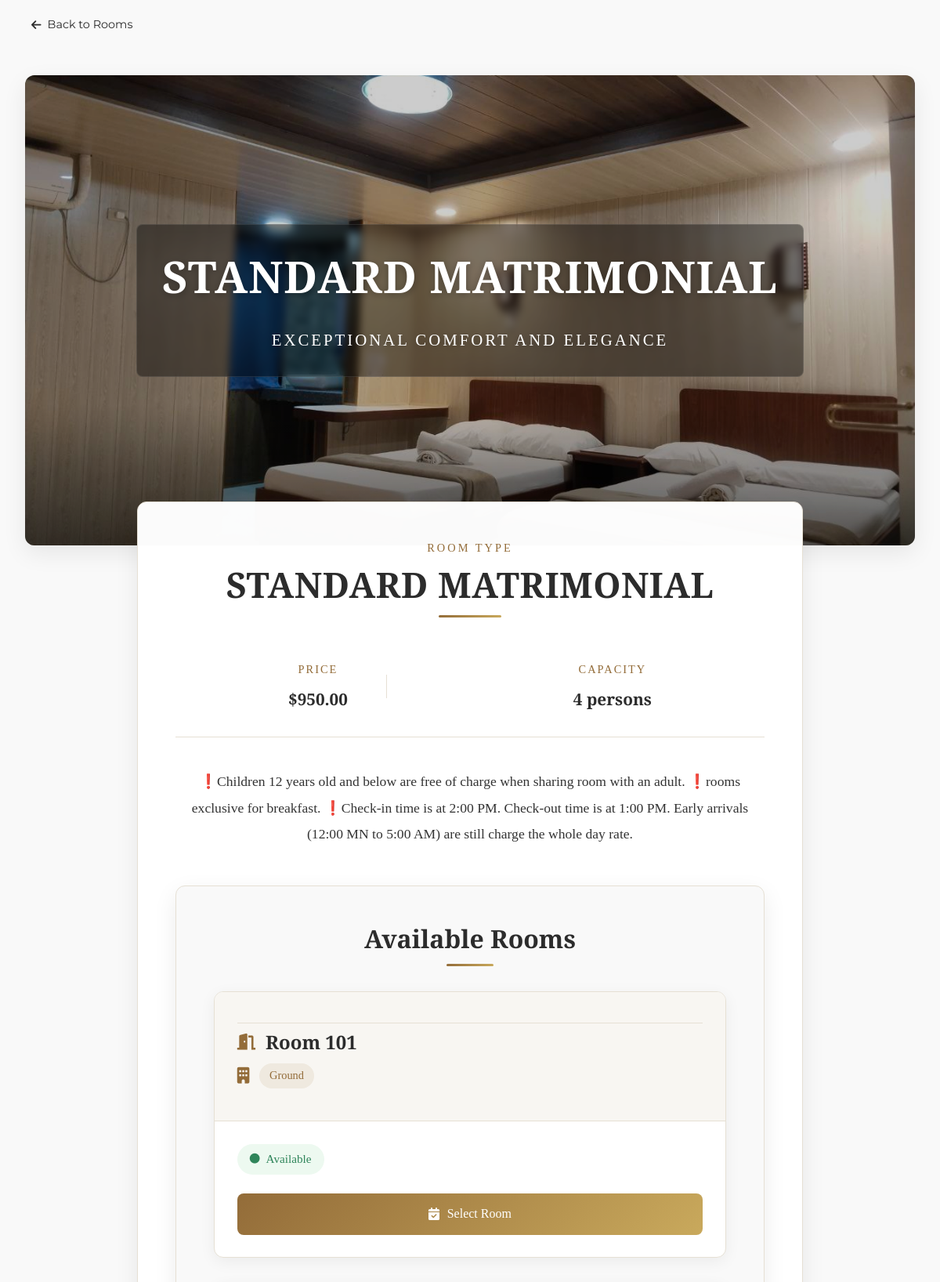
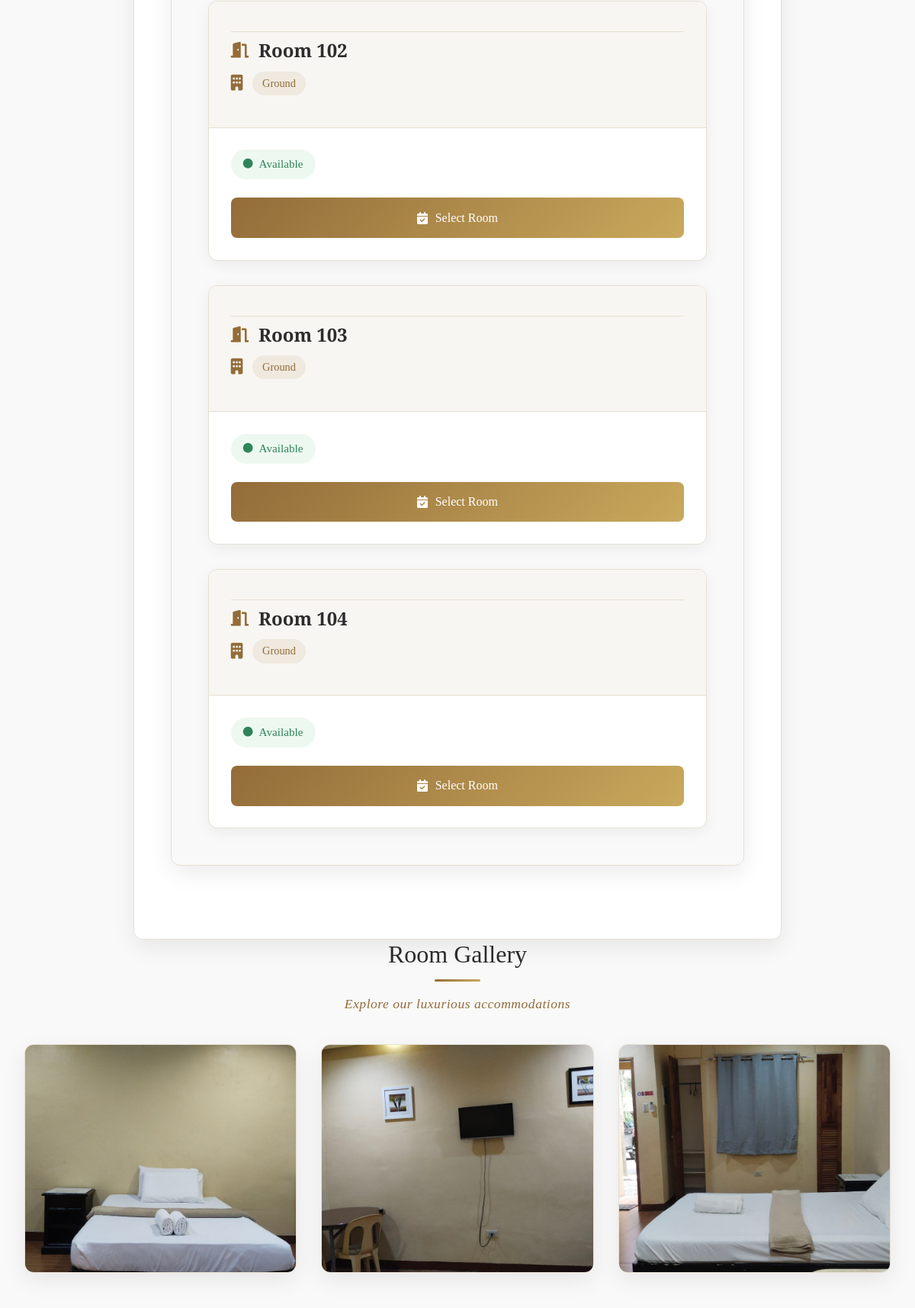
/landing_page/pages/room_details.php?room_type_id=1 (upper part), run on the app's committed database (2 pictures, top to bottom).
### tables this page shows
CREATE TABLE IF NOT EXISTS `room_types` (
  `room_type_id` int NOT NULL AUTO_INCREMENT,
  `type_name` varchar(50) NOT NULL,
  `description` text,
  `floor_type` int NOT NULL,
  `base_price` decimal(10,2) NOT NULL,
  `capacity` int NOT NULL,
  `amenities` text,
  `image_path` text,
  PRIMARY KEY (`room_type_id`)
);

CREATE TABLE IF NOT EXISTS `rooms` (
  `room_id` int NOT NULL AUTO_INCREMENT,
  `room_number` varchar(20) NOT NULL,
  `room_type_id` int NOT NULL,
  `description` text,
  `status` enum('available','occupied','maintenance','reserved') NOT NULL DEFAULT 'available',
  `is_active` tinyint(1) DEFAULT '1',
  PRIMARY KEY (`room_id`),
  UNIQUE KEY `room_number` (`room_number`),
  KEY `room_type_id` (`room_type_id`)
);

CREATE TABLE IF NOT EXISTS `room_gallery` (
  `gallery_id` int NOT NULL AUTO_INCREMENT,
  `room_type_id` int NOT NULL,
  `image_path` varchar(255) NOT NULL,
  `caption` varchar(100) DEFAULT NULL,
  `display_order` int DEFAULT '0',
  `created_at` datetime DEFAULT CURRENT_TIMESTAMP,
  PRIMARY KEY (`gallery_id`),
  KEY `room_type_id` (`room_type_id`)
);

### landing_page/pages/room_details.php (the view, shortened to what this page needs)
<?php
require_once '../../config/db.php';
$room_type_id = $_GET['room_type_id'];
$type_query = "SELECT * FROM room_types WHERE room_type_id = ?";
$type_stmt  = $conn->prepare($type_query);
$type_stmt->bind_param("i", $room_type_id);
$type_stmt->execute();
$type_result = $type_stmt->get_result();
$room_type   = $type_result->fetch_assoc();
$rooms_query = "SELECT r.*, rt.floor_type, rm.* FROM rooms r LEFT JOIN room_types rt ON r.room_type_id = rt.room_type_id LEFT JOIN room_media rm ON rt.room_type_id = rm.room_type_id WHERE r.status = 'available' AND r.room_type_id = ?";
$rooms_stmt  = $conn->prepare($rooms_query);
$rooms_stmt->bind_param("i", $room_type_id);
$rooms_stmt->execute();
$rooms_result    = $rooms_stmt->get_result();
$available_rooms = [];
while ($room = $rooms_result->fetch_assoc()) {
    $available_rooms[] = $room;
}
if ($room_type) {
    $type_name   = $room_type['type_name'];
    $description = $room_type['description'];
    $base_price  = $room_type['base_price'];
    $capacity    = $room_type['capacity'];
} else {
    echo "Room type not found.";
    exit;
}
?>
<!DOCTYPE html>
<html lang="en">
<head>
    <?php include_once '../includes/head.php'; ?>
    <link rel="stylesheet" href="../css/room_details.css">
</head>
<body>
    <div class="back-nav">
        <a href="index.php" class="back-button">
            <i class="fas fa-arrow-left"></i>
            Back to Rooms
        </a>
    </div>
    <div class="room-details">
        <div class="hero-section">
            <img src="../assets/images/luxury-twin.jpg" alt="<?php echo $type_name; ?>" class="hero-image">
            <div class="hero-overlay">
                <div class="hero-title">
                    <h1><?php echo $type_name; ?></h1>
                    <span class="subtitle">Exceptional Comfort and Elegance</span>
                </div>
            </div>
        </div>
        <div class="room-info" id="available-rooms">
            <div class="room-label">Room Type</div>
            <h1 class="room-title"><?php echo $type_name; ?></h1>
            <div class="room-meta">
                <div class="meta-item">
                    <div class="meta-label">Price</div>
                    <div class="meta-value">$<?php echo number_format($base_price, 2); ?></div>
                </div>
                <div class="meta-item">
                    <div class="meta-label">Capacity</div>
                    <div class="meta-value"><?php echo $capacity; ?> persons</div>
                </div>
            </div>
            <p class="room-description"><?php echo $description; ?></p>
            <div class="available-rooms">
                <h2>Available Rooms</h2>
                <?php if (! empty($available_rooms)): ?>
                    <div class="rooms-grid">
                        <?php foreach ($available_rooms as $room): ?>
                            <div class="room-card">
                                <div class="room-card-header">
                                    <div class="room-number">
                                        <i class="fas fa-door-open"></i>
                                        <h3>Room <?php echo $room['room_number']; ?></h3>
                                    </div>
                                    <div class="room-floor">
                                        <i class="fas fa-building"></i>
                                        <span class="floor-badge">
                                            <?php echo $room['floor_type'] === 1 ? "Ground" : "Second"; ?>
                                        </span>
                                    </div>
                                </div>
                                <div class="room-card-body">
                                    <div class="room-status">
                                        <span class="status-badge <?php echo strtolower($room['status']); ?>">
                                            <i class="fas fa-circle"></i>
                                            <?php echo ucfirst($room['status']); ?>
                                        </span>
                                    </div>
                                    <div class="room-actions">
                                        <a href="booking-page.php?room_id=<?php echo $room['room_id']; ?>" class="select-room-btn">
                                            <i class="fas fa-calendar-check"></i>
                                            Select Room
                                        </a>
                                    </div>
                                </div>
                            </div>
                        <?php endforeach; ?>
                    </div>
                <?php endif; ?>
            </div>
        </div>
        <div class="room-photos">
            <h2 class="section-title">Room Gallery</h2>
            <p class="section-subtitle">Explore our luxurious accommodations</p>
            <div class="photos-grid">
                <?php
                $photoGridstmt = $conn->prepare("SELECT image_path FROM room_gallery WHERE room_type_id = ?");
                $photoGridstmt->bind_param("i", $room_type_id);
                $photoGridstmt->execute();
                $result = $photoGridstmt->get_result();
                while ($row = $result->fetch_assoc()) {
                    echo "<div class='photo-item'>";
                    echo "<img src='../../public/room_images_details/{$row['image_path']}' alt='Room Gallery Image'>";
                    echo "</div>";
                }
                ?>
            </div>
        </div>
    </div>
</body>
</html>

### landing_page/css/style.css (style rules this page uses)
:root { --primary-color: #c8a97e; --secondary-color: #1c3c64; --accent-color: #9c7a48; --dark-text: #1a1a1a; --light-text: #707070; --light-bg: #f7f7f7; --white: #ffffff; --shadow: 0 10px 30px rgba(0, 0, 0, 0.08); --luxury-gradient: linear-gradient( 135deg, var(--primary-color) 0%, var(--accent-color) 100% ); }
* { margin: 0; padding: 0; box-sizing: border-box; font-family: "Playfair Display", serif; }
body { background-color: var(--light-bg) !important; color: var(--dark-text); overflow-x: hidden; font-size: 14px; }
.hero-title { font-family: "Playfair Display", serif; font-size: 90px; font-weight: 700; margin-bottom: 40px; text-transform: uppercase; color: var(--white); letter-spacing: 2px; text-shadow: 0 2px 10px rgba(0, 0, 0, 0.3); animation: fade-in 1.2s ease-out; line-height: 1.1; }
@media (max-width: 1200px) { .hero-title { font-size: 72px; } }
@media (min-width: 320px) { .hero-title { font-size: 28px; margin-bottom: 15px; } }
@media (min-width: 375px) { .hero-title { font-size: 32px; } }
@media (min-width: 425px) { .hero-title { font-size: 36px; margin-bottom: 20px; } }
@media (min-width: 576px) { .hero-title { font-size: 42px; margin-bottom: 25px; } }

### data on the page
room_types: type_name "STANDARD MATRIMONIAL", base_price "950.00", capacity "4", description "❗Children 12 years old and below are free of charge when sharing room with an adult. ❗rooms exclusive for breakfast. ❗Check-in time is at 2:00 PM. Check-out time is at 1:00 PM. Early arrivals (12:00 MN to 5:00 AM) are still charge the whole day rate."
rooms: room_number "101", status "Available"
rooms: room_number "102", status "Available"
rooms: room_number "103", status "Available"
rooms: room_number "104", status "Available"
room_gallery: image_path (picture)
room_gallery: image_path (picture)
room_gallery: image_path (picture)
